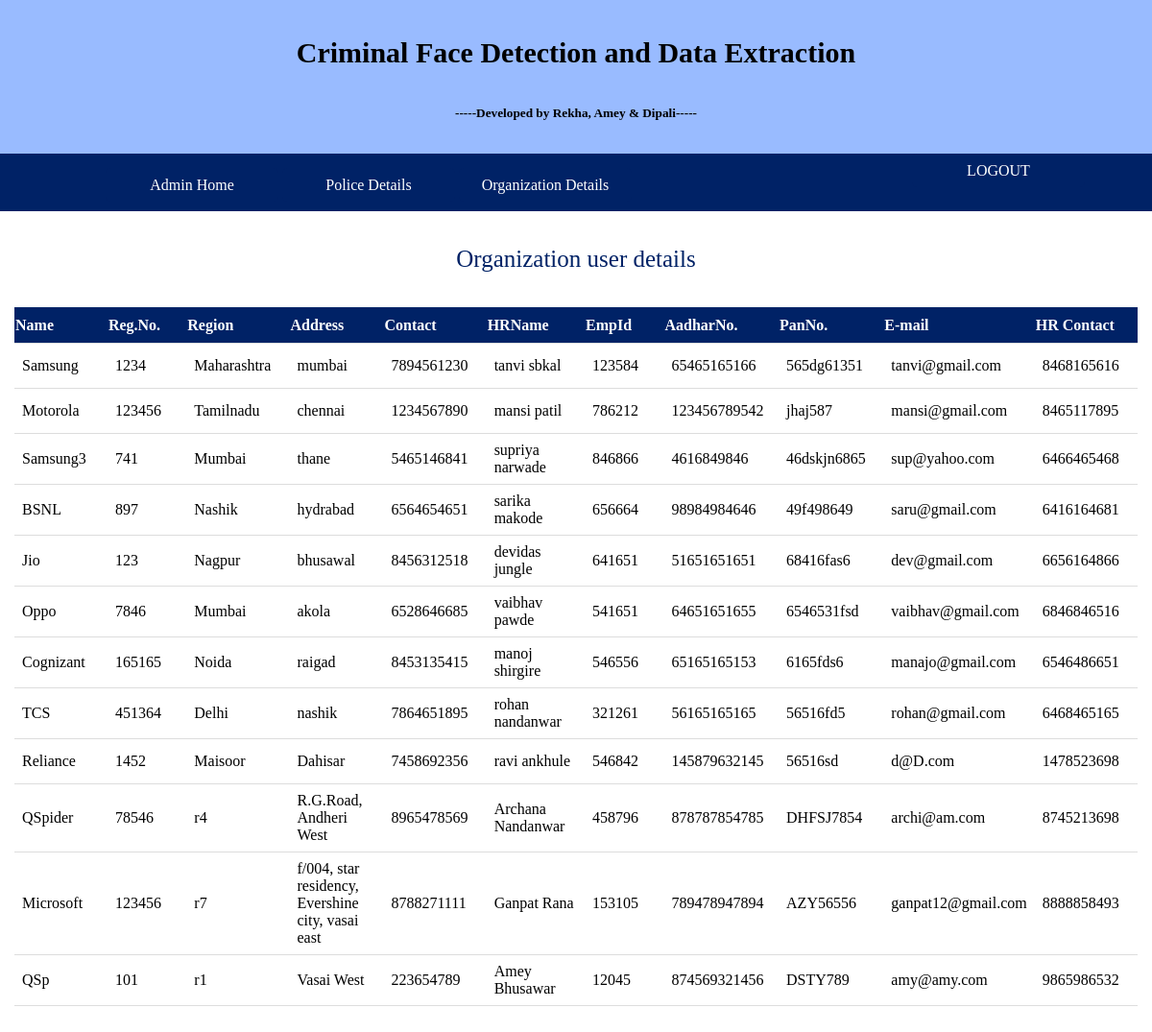
Screenshot of /admin_user3det with the database file from the repository.
### tables this page shows
CREATE TABLE "company_reg" (
	`name_of_comp`	TEXT,
	`reg_no`	INTEGER,
	`region`	TEXT,
	`address_comp`	TEXT,
	`ps_phone`	INTEGER,
	`hr_name`	TEXT,
	`emp_id`	INTEGER,
	`hr_aadhar`	INTEGER,
	`hr_pan`	INTEGER,
	`hr_email`	TEXT,
	`hr_mob_no`	NUMERIC,
	`head_user_id`	TEXT,
	`head_pass`	BLOB,
	`head_pass2`	TEXT,
	`status`	INTEGER DEFAULT 'false',
	`usertype`	TEXT DEFAULT 'company'
);

### app.py (the view)
@app.route('/admin_user3det')
def list():
    con = sqlite3.connect("database.db")
    con.row_factory = sqlite3.Row
    cur = con.cursor()
    cur.execute("select * from company_reg")
    rows = cur.fetchall();
    return render_template("admin_user3det.html", rows=rows)

### templates/admin_user3det.html (shortened to what this page needs)
{% extends 'layout.html' %}
{% block content %}
      <br><br>
      <p>Organization user details</p>
      <br><br>
      <table>
         <thead>
            <th>Name</th>
            <th>Reg.No.</th>
            <th>Region</th>
            <th>Address</th>
            <th>Contact</th>
            <th>HRName</th>
            <th>EmpId</th>
            <th>AadharNo.</th>
            <th>PanNo.</th>
            <th>E-mail</th>
            <th>HR Contact</th>
         </thead>
         {% for row in rows %}
            <tr>
               <td>{{row["name_of_comp"]}}</td>
               <td>{{row["reg_no"]}}</td>
               <td> {{ row["region"]}}</td>
               <td>{{row['address_comp']}}</td>
                <td>{{row["ps_phone"]}}</td>
               <td>{{row["hr_name"]}}</td>
               <td> {{ row["emp_id"]}}</td>
               <td>{{row['hr_aadhar']}}</td>
                <td>{{row["hr_pan"]}}</td>
               <td>{{row["hr_email"]}}</td>
               <td> {{ row["hr_mob_no"]}}</td>
            </tr>
         {% endfor %}
      </table>
      <br><br><br><br>
{% endblock %}

### templates/layout.html (style rules this page uses)
* { margin:0; }

### templates/admin_user3det.html (style rules this page uses)
p { text-align:center; font-size:25px; color:#002266; }
table { border-collapse: collapse; margin-left:15px; margin-right:15px; }
tr, td { border-bottom: 1px solid #ddd; text-align: left; padding: 8px; width:130px; }
td { height:30px; }
th { width:130px; background-color: #002266; color: white; height:35px; text-decoration:bold; }

### rows the page displays
company_reg: name_of_comp "Samsung", reg_no "1234", region "Maharashtra", address_comp "mumbai", ps_phone "7894561230", hr_name "tanvi sbkal", emp_id "123584", hr_aadhar "65465165166", hr_pan "565dg61351", hr_email "tanvi@gmail.com", hr_mob_no "8468165616"
company_reg: name_of_comp "Motorola", reg_no "123456", region "Tamilnadu", address_comp "chennai", ps_phone "1234567890", hr_name "mansi patil", emp_id "786212", hr_aadhar "123456789542", hr_pan "jhaj587", hr_email "mansi@gmail.com", hr_mob_no "8465117895"
company_reg: name_of_comp "Samsung3", reg_no "741", region "Mumbai", address_comp "thane", ps_phone "5465146841", hr_name "supriya narwade", emp_id "846866", hr_aadhar "4616849846", hr_pan "46dskjn6865", hr_email "sup@yahoo.com", hr_mob_no "6466465468"
company_reg: name_of_comp "BSNL", reg_no "897", region "Nashik", address_comp "hydrabad", ps_phone "6564654651", hr_name "sarika makode", emp_id "656664", hr_aadhar "98984984646", hr_pan "49f498649", hr_email "saru@gmail.com", hr_mob_no "6416164681"
company_reg: name_of_comp "Jio", reg_no "123", region "Nagpur", address_comp "bhusawal", ps_phone "8456312518", hr_name "devidas jungle", emp_id "641651", hr_aadhar "51651651651", hr_pan "68416fas6", hr_email "dev@gmail.com", hr_mob_no "6656164866"
company_reg: name_of_comp "Oppo", reg_no "7846", region "Mumbai", address_comp "akola", ps_phone "6528646685", hr_name "vaibhav pawde", emp_id "541651", hr_aadhar "64651651655", hr_pan "6546531fsd", hr_email "vaibhav@gmail.com", hr_mob_no "6846846516"
company_reg: name_of_comp "Cognizant", reg_no "165165", region "Noida", address_comp "raigad", ps_phone "8453135415", hr_name "manoj shirgire", emp_id "546556", hr_aadhar "65165165153", hr_pan "6165fds6", hr_email "manajo@gmail.com", hr_mob_no "6546486651"
company_reg: name_of_comp "TCS", reg_no "451364", region "Delhi", address_comp "nashik", ps_phone "7864651895", hr_name "rohan nandanwar", emp_id "321261", hr_aadhar "56165165165", hr_pan "56516fd5", hr_email "rohan@gmail.com", hr_mob_no "6468465165"
company_reg: name_of_comp "Reliance", reg_no "1452", region "Maisoor", address_comp "Dahisar", ps_phone "7458692356", hr_name "ravi ankhule", emp_id "546842", hr_aadhar "145879632145", hr_pan "56516sd", hr_email "d@D.com", hr_mob_no "1478523698"
company_reg: name_of_comp "QSpider", reg_no "78546", region "r4", address_comp "R.G.Road, Andheri West", ps_phone "8965478569", hr_name "Archana Nandanwar", emp_id "458796", hr_aadhar "878787854785", hr_pan "DHFSJ7854", hr_email "archi@am.com", hr_mob_no "8745213698"
company_reg: name_of_comp "Microsoft", reg_no "123456", region "r7", address_comp "f/004, star residency, Evershine city, vasai east", ps_phone "8788271111", hr_name "Ganpat Rana", emp_id "153105", hr_aadhar "789478947894", hr_pan "AZY56556", hr_email "ganpat12@gmail.com", hr_mob_no "8888858493"
company_reg: name_of_comp "QSp", reg_no "101", region "r1", address_comp "Vasai West", ps_phone "223654789", hr_name "Amey Bhusawar", emp_id "12045", hr_aadhar "874569321456", hr_pan "DSTY789", hr_email "amy@amy.com", hr_mob_no "9865986532"
